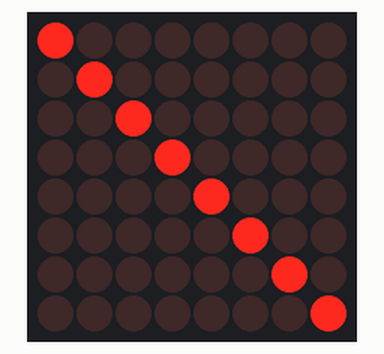
Simulated run of this sketch. Board: Arduino Uno, built with avr-gcc and run on an emulated ATmega328P. On the bench: 8×8 LED matrix.

Above: at 0.1 s.
At 1.1 s:
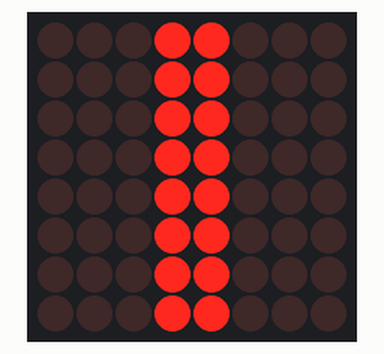
At 2.1 s:
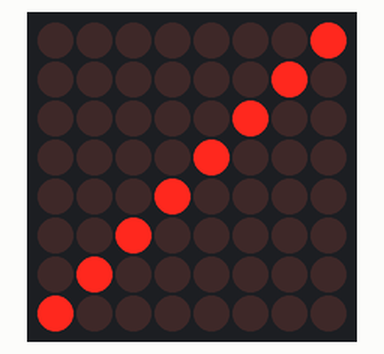
At 3.1 s:
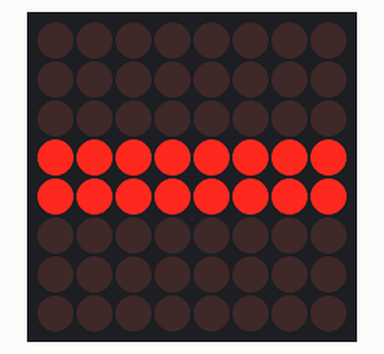

The sketch:

led2frames-v2.ino
```cpp
#include "LedControl.h"

LedControl lc = LedControl(12, 11, 10, 1); // Pins: DIN,CLK,CS, # of Display connected

unsigned long delayTime = 200; // Delay between Frames

byte bild1[] = {
  B10000000,
  B01000000,
  B00100000,
  B00010000,
  B00001000,
  B00000100,
  B00000010,
  B00000001
};

byte bild2[] = {
  B00011000,
  B00011000,
  B00011000,
  B00011000,
  B00011000,
  B00011000,
  B00011000,
  B00011000
};

byte bild3[] = {
  B00000001,
  B00000010,
  B00000100,
  B00001000,
  B00010000,
  B00100000,
  B01000000,
  B10000000
};

byte bild4[] = {
  B00000000,
  B00000000,
  B00000000,
  B11111111,
  B11111111,
  B00000000,
  B00000000,
  B00000000
};


void setup() {
  lc.shutdown(0, false);
  lc.setIntensity(0, 10);
  lc.clearDisplay(0);

}

void loop() {

  for (int i = 0; i < sizeof(bild1); i++) {
    lc.setRow(0, i, bild1[i]);
  }
  delay(1000);
  lc.clearDisplay(0);

  for (int i = 0; i < sizeof(bild2); i++) {
    lc.setRow(0, i, bild2[i]);
  }
  delay(1000);
  lc.clearDisplay(0);

  for (int i = 0; i < sizeof(bild3); i++) {
    lc.setRow(0, i, bild3[i]);
  }
  delay(1000);
  lc.clearDisplay(0);

 for (int i = 0; i < sizeof(bild4); i++) {
    lc.setRow(0, i, bild4[i]);
  }
  delay(1000);
  lc.clearDisplay(0);


}
```

Measured:
- by itself, everything shown: repeats every 4.0 s, in 5 steps
- what the display in image 1 shows lasts 1.0 s, from 1.0 s to 2.0 s
